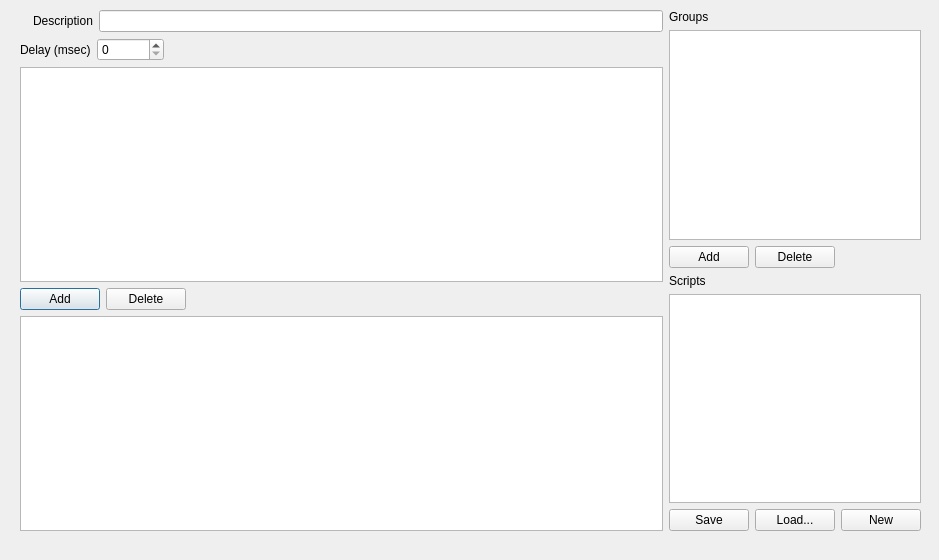
<?xml version="1.0" encoding="UTF-8"?>
<ui version="4.0">
 <class>EditScriptDialog</class>
 <widget class="QDialog" name="EditScriptDialog">
  <property name="geometry">
   <rect>
    <x>0</x>
    <y>0</y>
    <width>939</width>
    <height>560</height>
   </rect>
  </property>
  <property name="windowTitle">
   <string>Dialog</string>
  </property>
  <widget class="QWidget" name="horizontalLayoutWidget_3">
   <property name="geometry">
    <rect>
     <x>20</x>
     <y>10</y>
     <width>901</width>
     <height>521</height>
    </rect>
   </property>
   <layout class="QHBoxLayout" name="horizontalLayout_3" stretch="3,1">
    <item>
     <layout class="QVBoxLayout" name="verticalLayout">
      <item>
       <layout class="QHBoxLayout" name="horizontalLayout_5">
        <item>
         <widget class="QLabel" name="label">
          <property name="text">
           <string/>
          </property>
         </widget>
        </item>
        <item>
         <widget class="QLabel" name="label_4">
          <property name="text">
           <string>Description</string>
          </property>
         </widget>
        </item>
        <item>
         <widget class="QLineEdit" name="groupDescLineEdit">
          <property name="text">
           <string notr="true"/>
          </property>
          <property name="placeholderText">
           <string notr="true"/>
          </property>
          <property name="clearButtonEnabled">
           <bool>false</bool>
          </property>
         </widget>
        </item>
       </layout>
      </item>
      <item>
       <layout class="QHBoxLayout" name="horizontalLayout_6">
        <item>
         <widget class="QLabel" name="label_5">
          <property name="text">
           <string>Delay (msec)</string>
          </property>
         </widget>
        </item>
        <item>
         <widget class="QSpinBox" name="groupDelaySpinBox">
          <property name="maximum">
           <number>999999999</number>
          </property>
          <property name="singleStep">
           <number>50</number>
          </property>
         </widget>
        </item>
        <item>
         <spacer name="horizontalSpacer_3">
          <property name="orientation">
           <enum>Qt::Horizontal</enum>
          </property>
          <property name="sizeHint" stdset="0">
           <size>
            <width>40</width>
            <height>20</height>
           </size>
          </property>
         </spacer>
        </item>
       </layout>
      </item>
      <item>
       <widget class="QTableView" name="GroupTableView"/>
      </item>
      <item>
       <layout class="QHBoxLayout" name="horizontalLayout">
        <item>
         <widget class="QPushButton" name="addMsgBtn">
          <property name="text">
           <string>Add</string>
          </property>
         </widget>
        </item>
        <item>
         <widget class="QPushButton" name="deleteMsgButton">
          <property name="text">
           <string>Delete</string>
          </property>
         </widget>
        </item>
        <item>
         <spacer name="horizontalSpacer_2">
          <property name="orientation">
           <enum>Qt::Horizontal</enum>
          </property>
          <property name="sizeHint" stdset="0">
           <size>
            <width>40</width>
            <height>20</height>
           </size>
          </property>
         </spacer>
        </item>
       </layout>
      </item>
      <item>
       <widget class="QTableView" name="SignalTableView"/>
      </item>
     </layout>
    </item>
    <item>
     <layout class="QVBoxLayout" name="verticalLayout_2">
      <item>
       <widget class="QLabel" name="label_2">
        <property name="text">
         <string>Groups</string>
        </property>
       </widget>
      </item>
      <item>
       <widget class="QListWidget" name="groupListWidget"/>
      </item>
      <item>
       <layout class="QHBoxLayout" name="horizontalLayout_2">
        <item>
         <widget class="QPushButton" name="addGroupBtn">
          <property name="text">
           <string>Add</string>
          </property>
         </widget>
        </item>
        <item>
         <widget class="QPushButton" name="deleteGroupBtn">
          <property name="text">
           <string>Delete</string>
          </property>
         </widget>
        </item>
        <item>
         <spacer name="horizontalSpacer">
          <property name="orientation">
           <enum>Qt::Horizontal</enum>
          </property>
          <property name="sizeHint" stdset="0">
           <size>
            <width>40</width>
            <height>20</height>
           </size>
          </property>
         </spacer>
        </item>
       </layout>
      </item>
      <item>
       <widget class="QLabel" name="label_3">
        <property name="text">
         <string>Scripts</string>
        </property>
       </widget>
      </item>
      <item>
       <widget class="QListWidget" name="scriptListWidget"/>
      </item>
      <item>
       <layout class="QHBoxLayout" name="horizontalLayout_4">
        <item>
         <widget class="QPushButton" name="saveScriptBtn">
          <property name="text">
           <string>Save</string>
          </property>
         </widget>
        </item>
        <item>
         <widget class="QPushButton" name="loadScriptBtn">
          <property name="text">
           <string>Load...</string>
          </property>
         </widget>
        </item>
        <item>
         <widget class="QPushButton" name="newScriptBtn">
          <property name="text">
           <string>New</string>
          </property>
         </widget>
        </item>
       </layout>
      </item>
     </layout>
    </item>
   </layout>
  </widget>
 </widget>
 <resources/>
 <connections/>
</ui>
